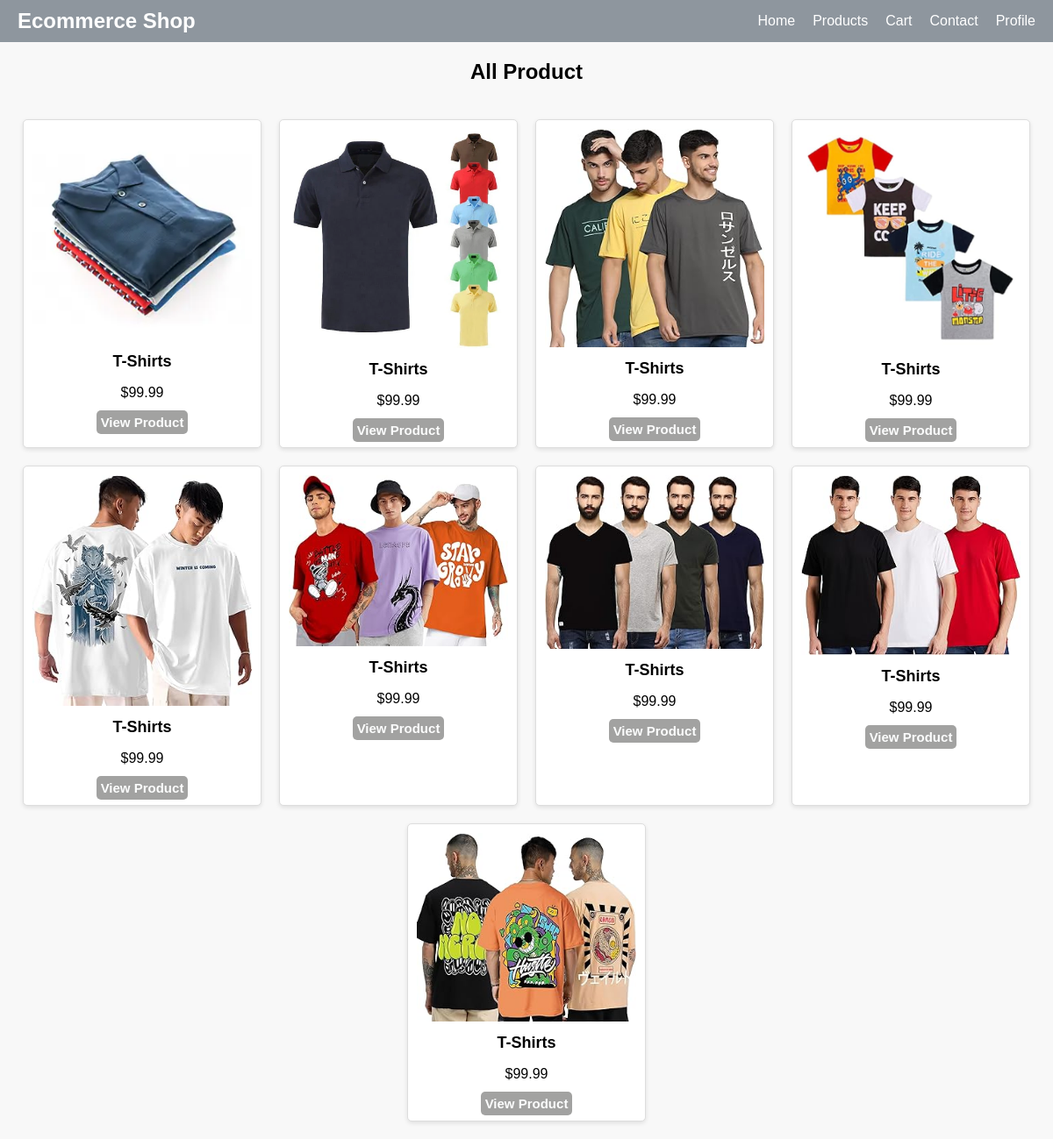
The app's page /categories?categori=T-Shirts with its own data.
### User/models.py (models this page shows)
class Products(models.Model):
    image = models.ImageField(upload_to='images/')
    product = models.CharField(max_length=30)
    price = models.FloatField()
    desc = models.CharField(max_length=300)
    categori = models.CharField(max_length=100)

### User/views.py (the view)
# urls.py: path('categories', Categories),
def Categories(request):
    categori = request.GET.get('categori')
    view = Products.objects.filter(categori=categori)
    print(view)
    return render(request, 'categories.html', {"view": view})

### templates/categories.html (shortened to what this page needs)
<!DOCTYPE html>
{% load static %}
<html lang="en">
<head>
    <link rel="stylesheet" href="{% static 'css/c.css' %}">
    <link rel="stylesheet" href="{% static 'css/all.min.css' %}">
<body>
    <header>
        <div class="logo">
            <h1>Ecommerce Shop</h1>
        </div>
        <nav>
            <ul>
                <li><a href="/">Home</a></li>
                <li><a href="/main">Products</a></li>
                <li><a href="/cart">Cart</a></li>
                <li><a href="#">Contact</a></li>
                <li><a href="/login">Profile </a></li>
            </ul>
        </nav>
    </header>
    <h2 style="text-align: center;">All Product</h2>
    <div class="product-grid">
        {% for i in view %}
        <div class="product-card">
            <img src="media/{{i.image}}"
                alt="Product 1">
            <h3>{{i.product}}</h3>
            <p>${{i.price}}</p>
            <a href="/product?id={{i.id}}" class="btn">View Product</a>
        </div>
        {% endfor %}
    </div>
</body>
</html>

### Static/css/c.css (style rules this page uses)
body { font-family: Arial, sans-serif; margin: 0; padding: 0; box-sizing: border-box; background-color: #f8f8f8; }
header { display: flex; justify-content: space-between; align-items: center; background-color: #8e969e; color: white; padding: 10px 20px; }
header .logo h1 { margin: 0; }
header nav ul { list-style: none; display: flex; gap: 20px; margin: 0; padding: 0; }
header nav ul li a { color: white; text-decoration: none; font-size: 16px; }
.product-grid { display: grid; word-wrap: break-word; grid-template-columns: repeat(auto-fill, minmax(300px, 1fr)); gap: 20px; padding: 20px; }
.product-card { text-align: center; background-color: #fff; padding: 10px; border: 1px solid #ddd; border-radius: 5px; box-shadow: 0 4px 8px rgba(0, 0, 0, 0.1); }
.product-card img { max-width: 100%; height: auto; margin-bottom: 10px; }
.product-card a { background-color: #A2A2A1FF; color: white; border: none; padding: 5px; border-radius: 5px; cursor: pointer; text-decoration: none; font-size: 15px; }
h1 { font-size: 2rem; margin-bottom: 20px; }
.product-grid { display: flex; gap: 20px; justify-content: center; flex-wrap: wrap; }
.product-card { background: #fff; border: 1px solid #ddd; border-radius: 5px; overflow: hidden; width: 250px; box-shadow: 0 2px 5px rgba(0, 0, 0, 0.1); }
.product-card img { width: 100%; height: auto; }
.product-card h3 { font-size: 18px; margin: 0 0 10px; }
.product-card a { text-decoration: none; color: #fcfdfd; font-weight: bold; }
h1 { margin: 20px 0; font-size: 24px; }

### records on screen
Products: image (picture), product "T-Shirts", price "99.99"
Products: image (picture), product "T-Shirts", price "99.99"
Products: image (picture), product "T-Shirts", price "99.99"
Products: image (picture), product "T-Shirts", price "99.99"
Products: image (picture), product "T-Shirts", price "99.99"
Products: image (picture), product "T-Shirts", price "99.99"
Products: image (picture), product "T-Shirts", price "99.99"
Products: image (picture), product "T-Shirts", price "99.99"
Products: image (picture), product "T-Shirts", price "99.99"
